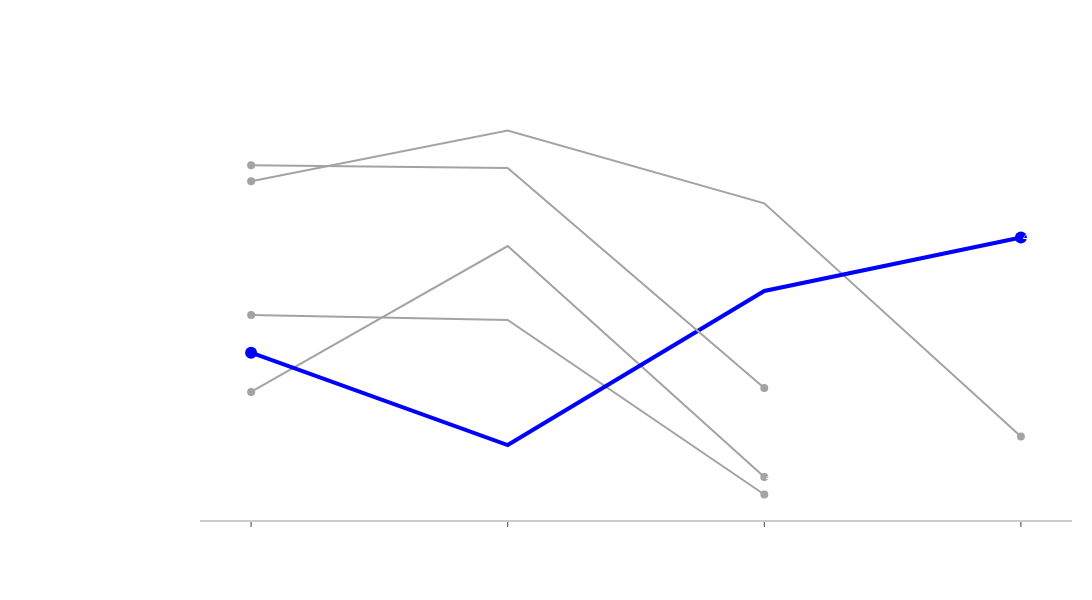

Write notebook code for a chart like this one.
### Code cell
# Assuming pivot_df is the DataFrame after pivot
pivot_df = aide_alimentaire_zone.pivot(index="Année", columns="Zone", values="Valeur")

title = "Aid Received Over Time"
labels = pivot_df.columns.tolist()
colors = [
    "rgb(163,163,163)", # syrie
    "rgb(163,163,163)", # soudan
    "rgb(163,163,163)", # sudan du sud
    "rgb(0,0,255)", # yemen
    "rgb(163,163,163)", # ethiopia
]

mode_size = [8, 8, 8, 12, 8]
line_size = [2, 2, 2, 4, 2]

x_data = pivot_df.index

fig = go.Figure()

# Add a trace for each zone
for i, zone in enumerate(labels):
    y_data = pivot_df[zone].values
    fig.add_trace(
        go.Scatter(
            x=x_data,
            y=y_data,
            mode="lines",
            name=zone,
            line=dict(
                color=colors[i % len(colors)], width=line_size[i % len(line_size)]
            ),
            connectgaps=True,
        )
    )

# Endpoints
for i, zone in enumerate(labels):
    y_data = pivot_df[zone].values

    # Find the last valid index
    last_valid_index = len(y_data) - 1
    while last_valid_index >= 0 and pd.isna(y_data[last_valid_index]):
        last_valid_index -= 1

    # Add a marker at the last valid index
    if last_valid_index >= 0:
        fig.add_trace(
            go.Scatter(
                x=[x_data[0], x_data[last_valid_index]],
                y=[y_data[0], y_data[last_valid_index]],
                mode="markers",
                marker=dict(
                    color=colors[i % len(colors)], size=mode_size[i % len(mode_size)]
                ),
            )
        )

fig.update_layout(
    xaxis=dict(
        showline=True,
        showgrid=False,
        showticklabels=True,
        linecolor="rgb(204, 204, 204)",
        linewidth=2,
        ticks="outside",
        tickfont=dict(
            family="Arial",
            size=14,
            color="white",
        ),
        tickvals=[2013, 2014, 2015, 2016],
    ),
    yaxis=dict(
        showgrid=False,
        zeroline=False,
        showline=False,
        showticklabels=False,
    ),
    autosize=False,
    margin=dict(
        autoexpand=False,
        l=200,
        r=20,
        t=110,
    ),
    showlegend=False,
    paper_bgcolor="rgba(0,0,0,0)",  # make the paper background transparent
    plot_bgcolor="rgba(0,0,0,0)",  # make the plot background transparent
    font=dict(color="white", size=14),
)

annotations = []

# Adding labels
for i, zone in enumerate(labels):
    y_data = pivot_df[zone].values
    color = colors[i % len(colors)]
    # Labeling the left side of the plot
    annotations.append(
        dict(
            xref="paper",
            x=0.05,
            y=y_data[0],
            xanchor="right",
            yanchor="middle",
            text=zone + " {}M".format(int(y_data[0] / 1_000_000)),
            font=dict(family="Arial", size=16, color="white"),
            showarrow=False,
        )
    )

    # Find the last valid index
    last_valid_index = len(y_data) - 1
    while last_valid_index >= 0 and pd.isna(y_data[last_valid_index]):
        last_valid_index -= 1

    # Labeling the right side of the plot at the last valid index
    if last_valid_index >= 0:
        annotations.append(
            dict(
                xref="x",
                x=x_data[last_valid_index],
                y=y_data[last_valid_index],
                xanchor="left",
                yanchor="middle",
                text="{}M".format(int(y_data[last_valid_index] / 1_000_000)),
                font=dict(family="Arial", size=16, color="white"),
                showarrow=False,
            )
        )

# Title
annotations.append(
    dict(
        xref="paper",
        yref="paper",
        x=0.0,
        y=1.05,
        xanchor="left",
        yanchor="bottom",
        text=title,
        font=dict(family="Arial", size=30, color="white"),
        showarrow=False,
    )
)

fig.update_layout(annotations=annotations, width=1500, height=600)

fig.show()
fig.write_image("src/main/extracted_data/8.svg")

### Figure 1 — Plotly figure (JSON) as saved in the notebook; plotly's stock layout.template omitted (floating-point values rounded to 4 significant figures)
{"data": [{"connectgaps": true, "line": {"color": "rgb(163,163,163)", "width": 2}, "mode": "lines", "name": "République arabe syrienne", "type": "scatter", "x": [2013, 2014, 2015, 2016], "y": [563566000, 651870000, 524949000, 118558000]}, {"connectgaps": true, "line": {"color": "rgb(163,163,163)", "width": 2}, "mode": "lines", "name": "Soudan", "type": "scatter", "x": [2013, 2014, 2015, 2016], "y": [330230000, 321904000, 17650000, null]}, {"connectgaps": true, "line": {"color": "rgb(163,163,163)", "width": 2}, "mode": "lines", "name": "Soudan du Sud", "type": "scatter", "x": [2013, 2014, 2015, 2016], "y": [196330000, 450610000, 48308000, null]}, {"connectgaps": true, "line": {"color": "rgb(0,0,255)", "width": 4}, "mode": "lines", "name": "Yémen", "type": "scatter", "x": [2013, 2014, 2015, 2016], "y": [264764000, 103840000, 372306000, 465574000]}, {"connectgaps": true, "line": {"color": "rgb(163,163,163)", "width": 2}, "mode": "lines", "name": "Éthiopie", "type": "scatter", "x": [2013, 2014, 2015, 2016], "y": [591404000, 586624000, 203266000, null]}, {"marker": {"color": "rgb(163,163,163)", "size": 8}, "mode": "markers", "type": "scatter", "x": [2013, 2016], "y": [563566000, 118558000]}, {"marker": {"color": "rgb(163,163,163)", "size": 8}, "mode": "markers", "type": "scatter", "x": [2013, 2015], "y": [330230000, 17650000]}, {"marker": {"color": "rgb(163,163,163)", "size": 8}, "mode": "markers", "type": "scatter", "x": [2013, 2015], "y": [196330000, 48308000]}, {"marker": {"color": "rgb(0,0,255)", "size": 12}, "mode": "markers", "type": "scatter", "x": [2013, 2016], "y": [264764000, 465574000]}, {"marker": {"color": "rgb(163,163,163)", "size": 8}, "mode": "markers", "type": "scatter", "x": [2013, 2015], "y": [591404000, 203266000]}], "layout": {"annotations": [{"font": {"color": "white", "family": "Arial", "size": 16}, "showarrow": false, "text": "République arabe syrienne 563M", "x": 0.05, "xanchor": "right", "xref": "paper", "y": 563566000, "yanchor": "middle"}, {"font": {"color": "white", "family": "Arial", "size": 16}, "showarrow": false, "text": "118M", "x": 2016, "xanchor": "left", "xref": "x", "y": 118558000, "yanchor": "middle"}, {"font": {"color": "white", "family": "Arial", "size": 16}, "showarrow": false, "text": "Soudan 330M", "x": 0.05, "xanchor": "right", "xref": "paper", "y": 330230000, "yanchor": "middle"}, {"font": {"color": "white", "family": "Arial", "size": 16}, "showarrow": false, "text": "17M", "x": 2015, "xanchor": "left", "xref": "x", "y": 17650000, "yanchor": "middle"}, {"font": {"color": "white", "family": "Arial", "size": 16}, "showarrow": false, "text": "Soudan du Sud 196M", "x": 0.05, "xanchor": "right", "xref": "paper", "y": 196330000, "yanchor": "middle"}, {"font": {"color": "white", "family": "Arial", "size": 16}, "showarrow": false, "text": "48M", "x": 2015, "xanchor": "left", "xref": "x", "y": 48308000, "yanchor": "middle"}, {"font": {"color": "white", "family": "Arial", "size": 16}, "showarrow": false, "text": "Yémen 264M", "x": 0.05, "xanchor": "right", "xref": "paper", "y": 264764000, "yanchor": "middle"}, {"font": {"color": "white", "family": "Arial", "size": 16}, "showarrow": false, "text": "465M", "x": 2016, "xanchor": "left", "xref": "x", "y": 465574000, "yanchor": "middle"}, {"font": {"color": "white", "family": "Arial", "size": 16}, "showarrow": false, "text": "Éthiopie 591M", "x": 0.05, "xanchor": "right", "xref": "paper", "y": 591404000, "yanchor": "middle"}, {"font": {"color": "white", "family": "Arial", "size": 16}, "showarrow": false, "text": "203M", "x": 2015, "xanchor": "left", "xref": "x", "y": 203266000, "yanchor": "middle"}, {"font": {"color": "white", "family": "Arial", "size": 30}, "showarrow": false, "text": "Aid Received Over Time", "x": 0, "xanchor": "left", "xref": "paper", "y": 1.05, "yanchor": "bottom", "yref": "paper"}], "autosize": false, "font": {"color": "white", "size": 14}, "height": 600, "margin": {"autoexpand": false, "l": 200, "r": 20, "t": 110}, "paper_bgcolor": "rgba(0,0,0,0)", "plot_bgcolor": "rgba(0,0,0,0)", "showlegend": false, "width": 1500, "xaxis": {"linecolor": "rgb(204, 204, 204)", "linewidth": 2, "showgrid": false, "showline": true, "showticklabels": true, "tickfont": {"color": "white", "family": "Arial", "size": 14}, "ticks": "outside", "tickvals": [2013, 2014, 2015, 2016]}, "yaxis": {"showgrid": false, "showline": false, "showticklabels": false, "zeroline": false}}}
